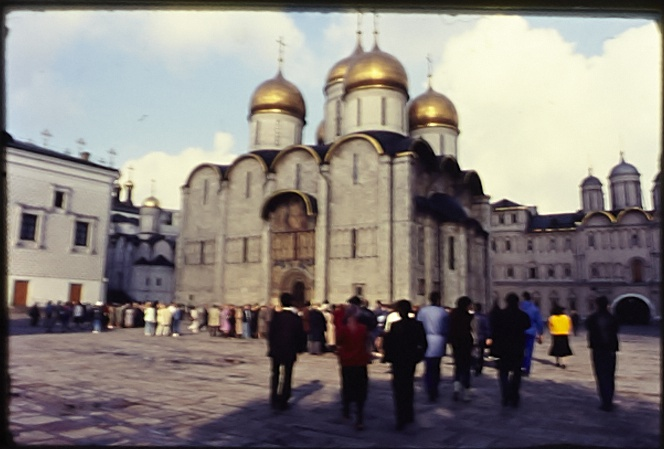
#> input picture _output/01-01.jpg, 664 x 449 px, given as the content of the folder ./_input, which was not available
$ python cropper.py
#> lines starting #> are read from the running program, lines starting #| are printed output that depends on the picture; after the words box and inside, x2 and y2 are one past the last pixel; in counts of white or black regions, pixels touching at a corner belong together; pictures that were not available may be replaced by others from this repository, and a replacement may not be noted
import os
import glob
from skimage import io
from skimage import img_as_ubyte
from skimage.filters import threshold_otsu
from skimage.segmentation import clear_border
from skimage.measure import label, regionprops
from skimage.morphology import closing, square

# collection = img_as_ubyte(io.ImageCollection("*.jpg"))


def cropper(input_image):
#> called with input_image = '_only/01-01.jpg'
    original_img = img_as_ubyte(io.imread(input_image))
#> original_img is the input picture: shape (449, 664, 3); mean R, G, B 135.1, 128.5, 123.9
    image_bw = original_img[:, :, 1]
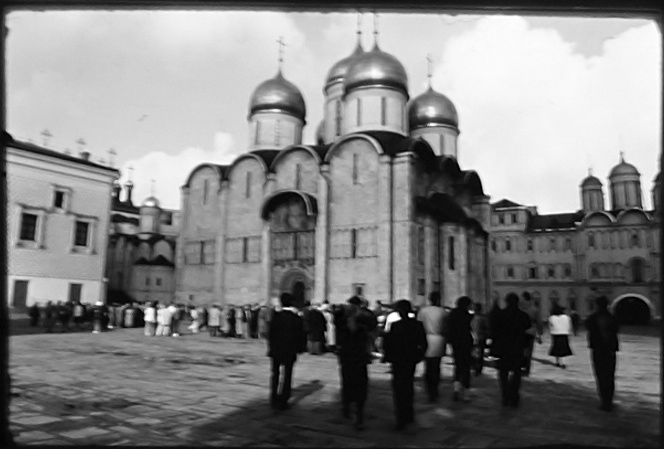
#> image_bw: shape (449, 664); min 0, max 255, mean 128.5
    # apply threshold
    thresh = threshold_otsu(image_bw)
#> thresh = 128
    # thresh = threshold_multiotsu(image_bw)
    bw = closing(image_bw > thresh / 5, square(13))
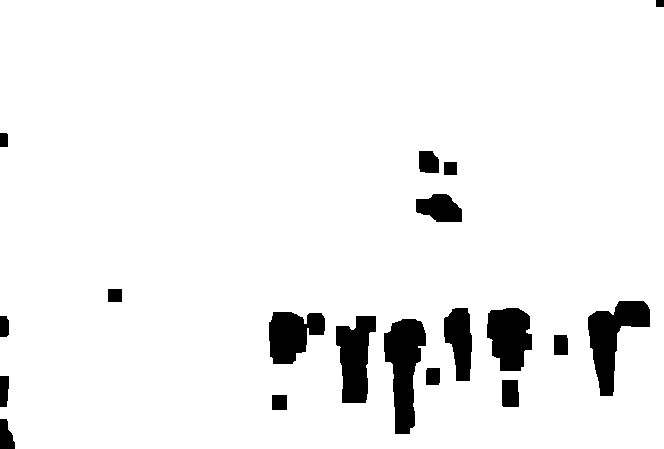
#> bw: shape (449, 664) bool; 94.1% white; 19 black regions, largest, box (x1, y1, x2, y2) and area: (384, 319, 426, 434) 2959, (588, 301, 650, 396) 2723, (336, 316, 376, 403) 2356

    # remove artifacts connected to image border
    cleared = clear_border(bw)
#> cleared: shape (449, 664) bool; every value is 0

    # label image regions
    label_image = label(cleared)
#> label_image: shape (449, 664) int32; every value is 0

    if not os.path.exists("./_output"):
        os.mkdir("_output")

    count = 1
    rename_map = {1: 4, 2: 1, 3: 3, 4: 2}
    # rename_map = {k + 4: v + 4 for k, v in rename_map.items()}
    # print(rename_map)
    # if (count - 1) %4 == 0

    for region in regionprops(label_image):

        # take regions with large enough areas
        if region.area >= 20000:
            minr, minc, maxr, maxc = region.bbox
            ratio = (maxc - minc) / (maxr - minr)
            if ratio < 1:
                ratio = 1 / ratio
            # save large enough regions to files
            if 1.4 <= ratio <= 1.61:
                image_name = input_image[0:-4] + "_" + str(rename_map[count])
            else:
                image_name = input_image[0:-4] + "_" + str(rename_map[count]) + "_ERRO"
            io.imsave(f"./_output/{image_name}.jpg", original_img[minr:maxr, minc:maxc])
            count += 1
#> this loop made 0 passes
#> after the loop, count = 1


# for i in collection:
for filepath in glob.iglob("./_input/*jpg", recursive=True):
    cropper(filepath)

$ run again, on _output/01-05.jpg
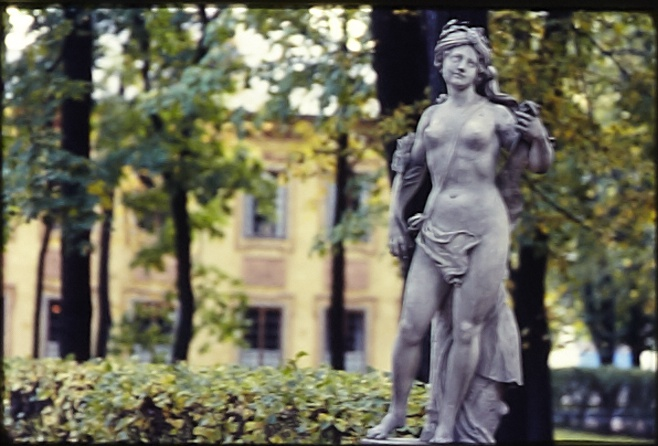
#> input picture _output/01-05.jpg, 658 x 446 px, given as the content of the folder ./_input, which was not available
#> in cropper, original_img is the input picture: shape (446, 658, 3); mean R, G, B 111.4, 110, 92
#> in cropper, `image_bw = original_img[:, :, 1]`:
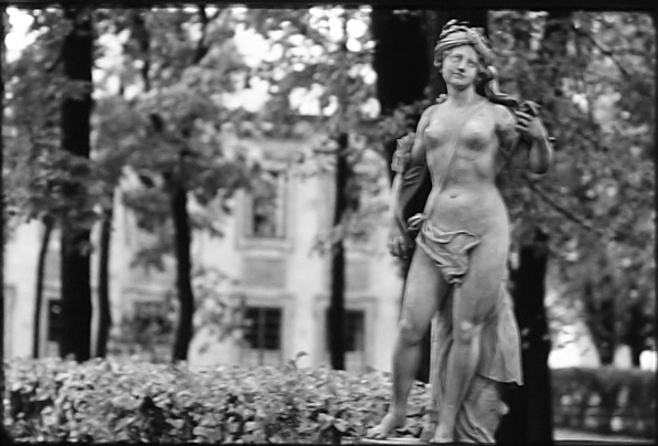
#> image_bw: shape (446, 658); min 0, max 255, mean 110
#> thresh = 114
#> in cropper, `bw = closing(image_bw > thresh / 5, square(13))`:
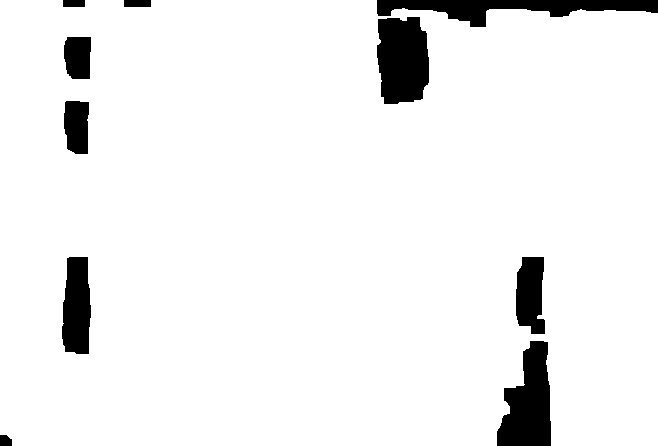
#> bw: shape (446, 658) bool; 93.8% white; 10 black regions, largest, box (x1, y1, x2, y2) and area: (377, 17, 429, 104) 3905, (497, 341, 551, 446) 3872, (377, 0, 658, 27) 3598
#> cleared: shape (446, 658) bool; every value is 0
#> label_image: shape (446, 658) int32; every value is 0
#> after the loop in cropper, `for region in regionprops(label_image):`: count = 1

$ run again, on _output/01-07.jpg
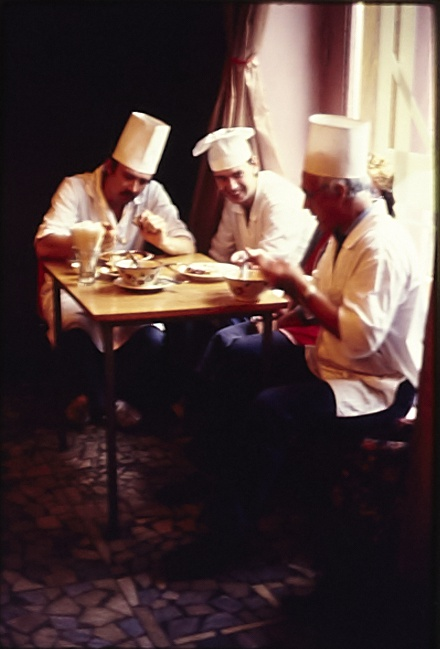
#> input picture _output/01-07.jpg, 440 x 649 px, given as the content of the folder ./_input, which was not available
#> in cropper, original_img is the input picture: shape (649, 440, 3); mean R, G, B 84.9, 65.8, 63
#> thresh = 111
#> in cropper, `bw = closing(image_bw > thresh / 5, square(13))`:
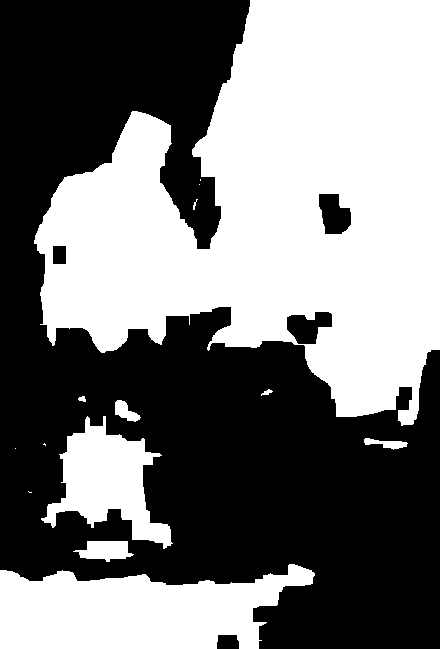
#> bw: shape (649, 440) bool; 47.7% white; 14 white regions (5 under 20 px), largest, box (x1, y1, x2, y2) and area: (34, 0, 440, 426) 107712, (0, 564, 315, 649) 18941, (41, 416, 173, 549) 8000
#> cleared: shape (649, 440) bool; 3.3% white; 12 white regions (5 under 20 px), largest, box (x1, y1, x2, y2) and area: (41, 416, 173, 549) 8000, (73, 541, 134, 562) 837, (115, 400, 141, 422) 309
#> in cropper, `label_image = label(cleared)`:
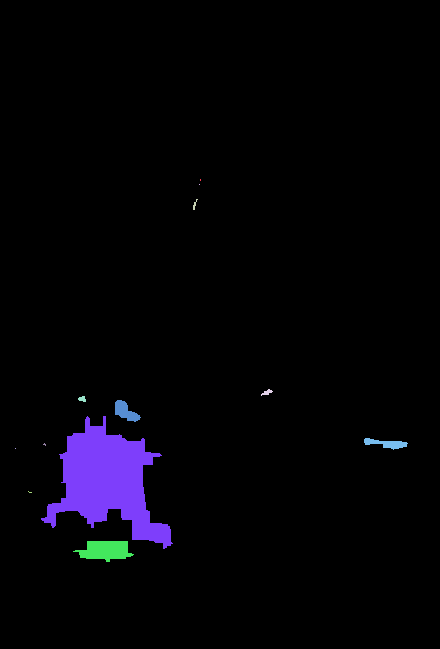
#> label_image: shape (649, 440) int32; 13 distinct labels, from 0 to 12; one colour per label, 0 black
#> the loop in cropper, `for region in regionprops(label_image):` made 12 passes
#> after the loop in cropper, `for region in regionprops(label_image):`: count = 1
